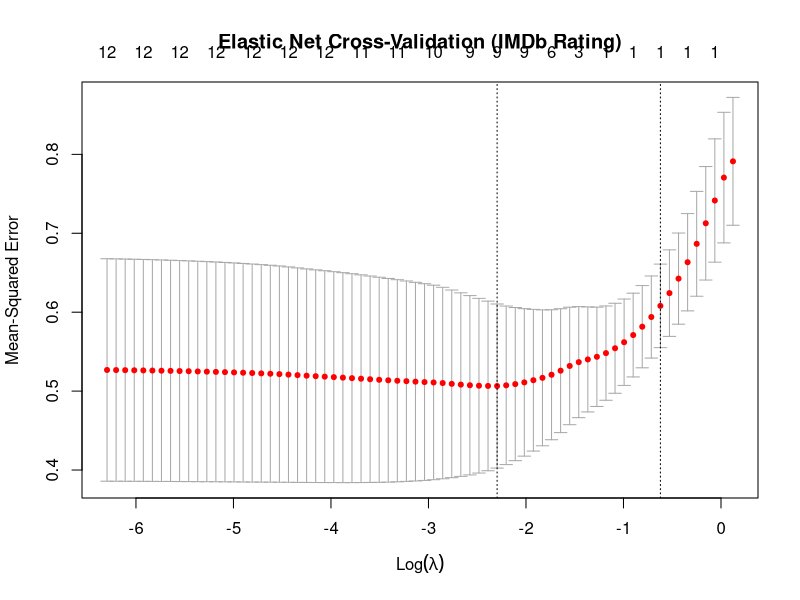
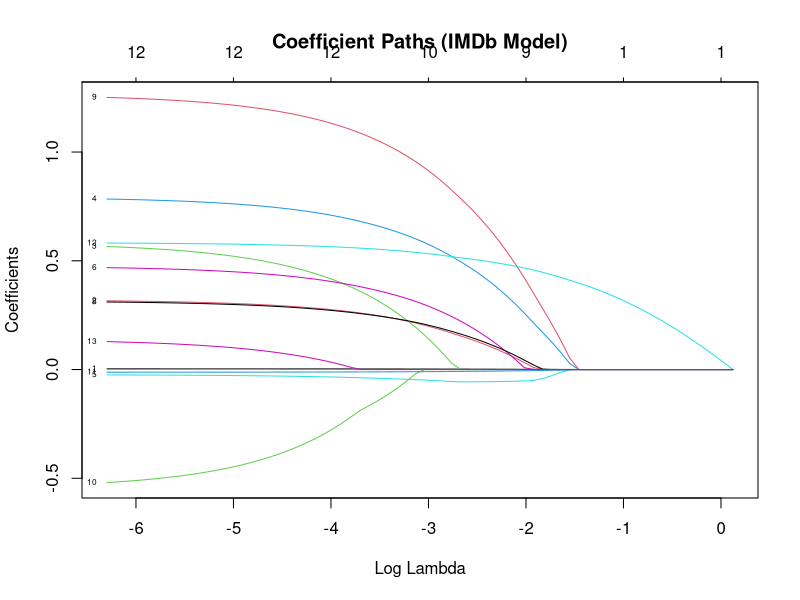
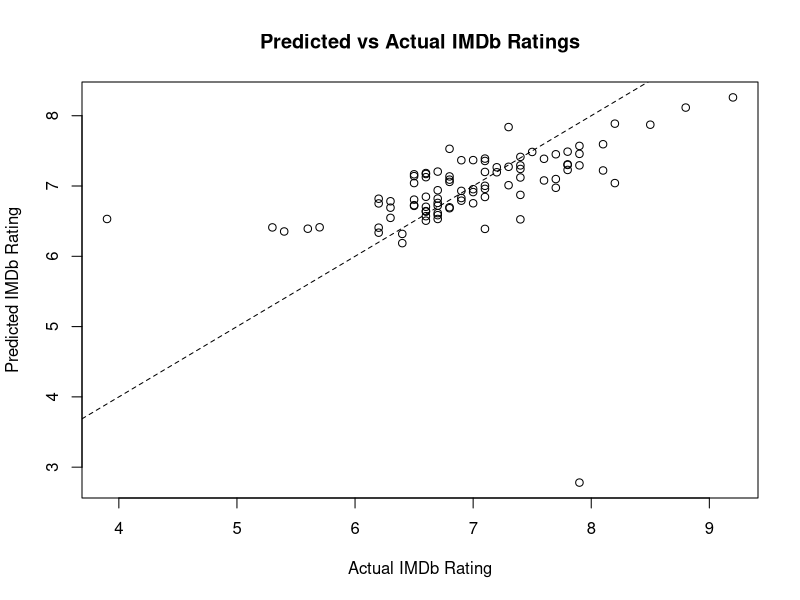
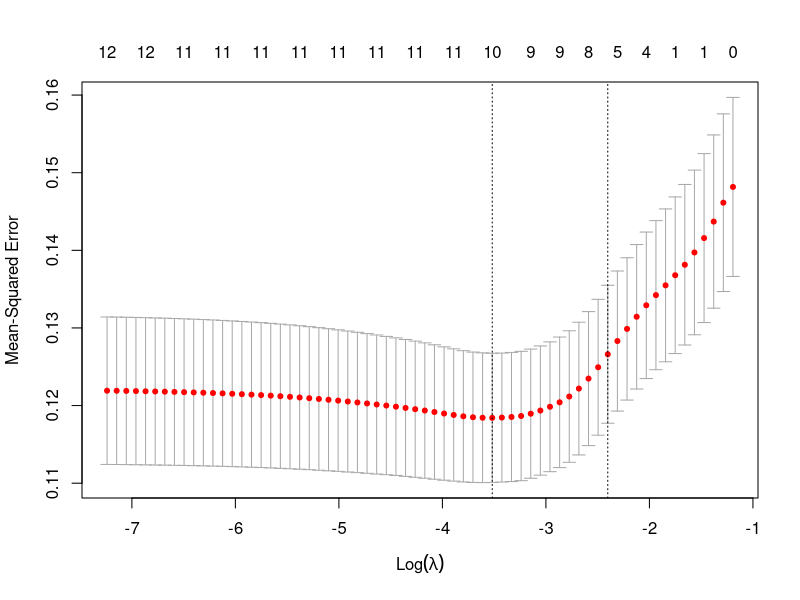
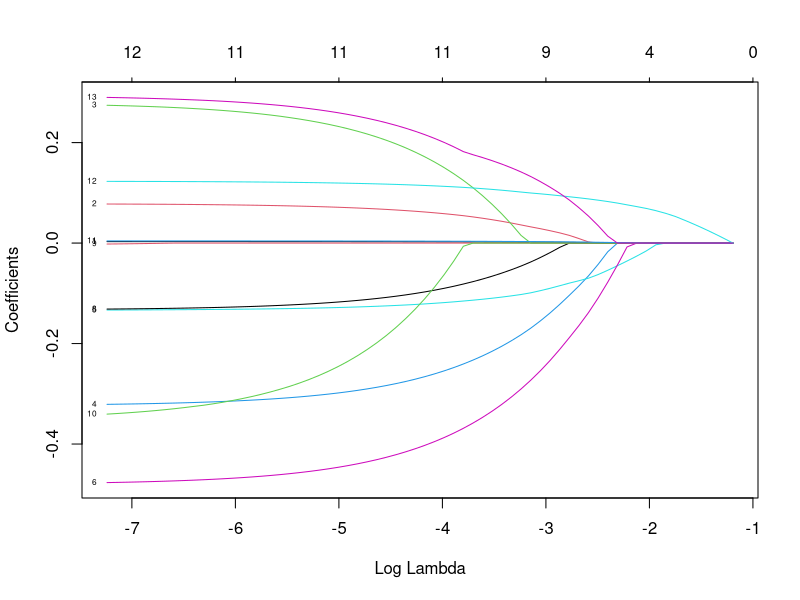
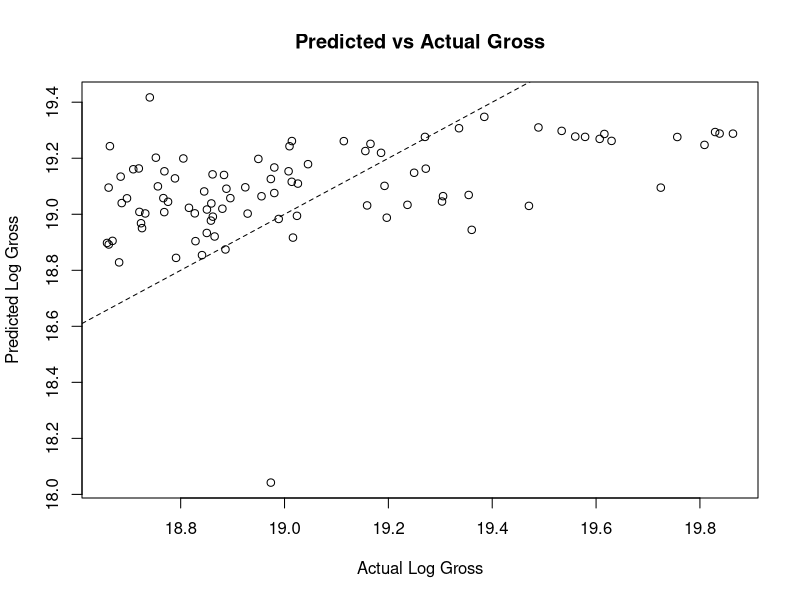

The R script that drew these images, in order:

# elastic_net_models.R

library(tidyverse)
library(glmnet)

final_df <- read.csv("final_df(elasticnet).csv")

# check columns
colnames(final_df)
str(final_df)

# clean for modeling
model_df <- final_df %>%
  mutate(
    domestic_gross = as.numeric(domestic_gross),
    averageRating = as.numeric(averageRating),
    runtimeMinutes = as.numeric(runtimeMinutes),
    startYear = as.numeric(startYear),
    numVotes = as.numeric(numVotes),
    is_book = as.numeric(is_book),
    log_domestic_gross = log(domestic_gross),
    log_numVotes = log(numVotes),
    decade = floor(startYear / 10) * 10,
    genres = sub(",.*", "", genres)
  ) %>%
  select(
    averageRating,
    log_domestic_gross,
    runtimeMinutes,
    genres,
    decade,
    log_numVotes,
    is_book
  ) %>%
  drop_na()

# split data
set.seed(482)
train_index <- sample(seq_len(nrow(model_df)), size = 0.8 * nrow(model_df))
train_data <- model_df[train_index, ]
test_data  <- model_df[-train_index, ]


# elastic net for imdb

# create model matrix on full dataset first
x_imdb <- model.matrix(
  averageRating ~ runtimeMinutes + genres + decade + log_numVotes + is_book,
  data = model_df
)[, -1]
y_imdb <- model_df$averageRating

# split after matrix is created
train_index <- sample(seq_len(nrow(model_df)), size = 0.8 * nrow(model_df))

x_train_imdb <- x_imdb[train_index, ]
x_test_imdb  <- x_imdb[-train_index, ]
y_train_imdb <- y_imdb[train_index]
y_test_imdb  <- y_imdb[-train_index]



cv_imdb <- cv.glmnet(
  x_train_imdb,
  y_train_imdb,
  alpha = 0.5,
  nfolds = 10,
  family = "gaussian"
)

print(coef(cv_imdb, s = "lambda.min"))

pred_imdb <- predict(cv_imdb, s = "lambda.min", newx = x_test_imdb)

x_gross <- model.matrix(
  log_domestic_gross ~ runtimeMinutes + genres + decade + log_numVotes + is_book,
  data = model_df
)[, -1]

y_gross <- model_df$log_domestic_gross

x_train_gross <- x_gross[train_index, ]
x_test_gross  <- x_gross[-train_index, ]

y_train_gross <- y_gross[train_index]
y_test_gross  <- y_gross[-train_index]

cv_gross <- cv.glmnet(
  x_train_gross,
  y_train_gross,
  alpha = 0.5,
  nfolds = 10,
  family = "gaussian"
)

print(coef(cv_gross, s = "lambda.min"))
pred_gross <- predict(cv_gross, s = "lambda.min", newx = x_test_gross)



# cross-validation plot
# error vs lambda
# best lambda selected
plot(cv_imdb)
title("Elastic Net Cross-Validation (IMDb Rating)")



# coefficient path plot
# which variables stay important
plot(cv_imdb$glmnet.fit, xvar = "lambda", label = TRUE)
title("Coefficient Paths (IMDb Model)")



# predicted vs actual plot
plot(y_test_imdb, pred_imdb,
     xlab = "Actual IMDb Rating",
     ylab = "Predicted IMDb Rating",
     main = "Predicted vs Actual IMDb Ratings")
abline(0, 1, lty = 2)


# same plots for gross
plot(cv_gross)
plot(cv_gross$glmnet.fit, xvar = "lambda", label = TRUE)

plot(y_test_gross, pred_gross,
     xlab = "Actual Log Gross",
     ylab = "Predicted Log Gross",
     main = "Predicted vs Actual Gross")
abline(0, 1, lty = 2)
